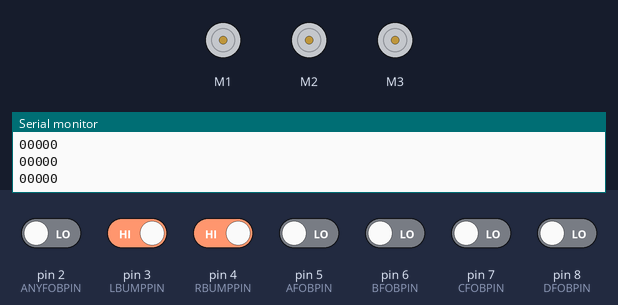
This sketch was run on a simulated Arduino Mega 2560, built with avr-gcc and run on an emulated ATmega2560. Shown: 3 × DC motor (green arrow = forward, orange = backward, longer = faster), the last lines printed to the serial monitor. Inputs (shaded band) come from the test bench; at power-on: pin 3 (LBUMPPIN), pin 4 (RBUMPPIN) HIGH, pin 2 (ANYFOBPIN), pin 5 (AFOBPIN), pin 6 (BFOBPIN), pin 7 (CFOBPIN), pin 8 (DFOBPIN) LOW.

Above: at 1.2 s.
1.3 s: pin 5 (AFOBPIN) driven HIGH
At 2.1 s:
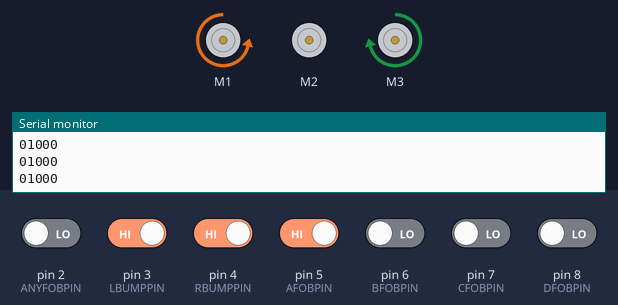
2.8 s: pin 2 (ANYFOBPIN) driven HIGH and pin 3 (LBUMPPIN) driven LOW and pin 4 (RBUMPPIN) driven LOW and pin 5 (AFOBPIN) driven LOW and pin 6 (BFOBPIN) driven HIGH
At 3.2 s:
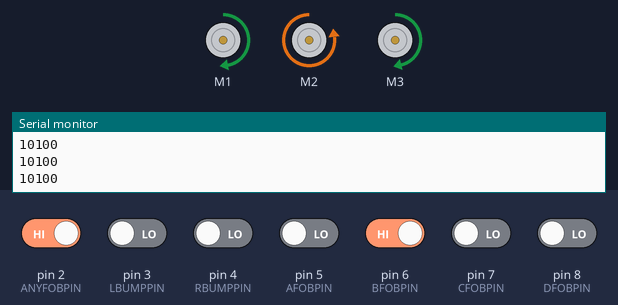
Timing chart, 0 to 5.8 s (numbered marks = the images above; inputs shaded):
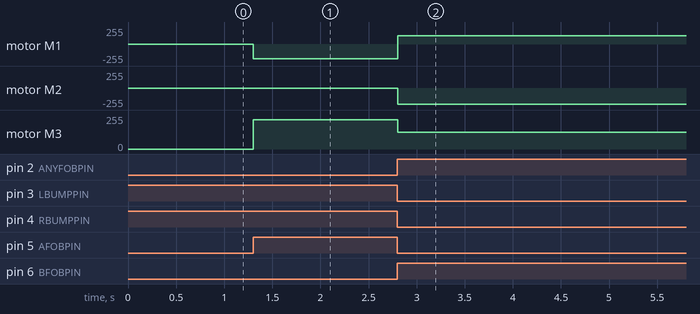

Measured:
- after the input at 1.3 s, motor M1: stopped → backward 219/255 at once; motor M3: stopped → forward 219/255 at once
- after the input at 2.8 s, motor M1: backward 219/255 → forward 127/255 at once; motor M2: stopped → backward 242/255 at once; motor M3: forward 219/255 → forward 124/255 at once

The sketch:

ptKeyfob.ino
```cpp
/* AdaAutoDemo.ino
 This is a test sketch for autonomous driving mode of
 the three-wheeled drive Bread Board Bot (BBbot, B^3)

 Arduino: Arduino Mega v3
 Motor Shield: Adafruit assembled Motor Shield for Arduino v2
 ---->  http://www.adafruit.com/products/1438

 Programmer: Dave Eslinger; December 2, 2014
 */
#include <Wire.h>
#include <Adafruit_MotorShield.h>
//#include <"utility/Adafruit_PWMServoDriver.h"
#include <math.h>
#include <Servo.h>

#define LBUMPPIN 3
//#define FBUMPPIN 5
#define RBUMPPIN 4

#define ANYFOBPIN 2
#define AFOBPIN 5
#define BFOBPIN 6
#define CFOBPIN 7
#define DFOBPIN 8
/* #define AFOBPIN 37 */
/* #define BFOBPIN 35 */
/* #define CFOBPIN 33 */
/* #define DFOBPIN 31 */

#define TILTSERVOPIN 9
#define PANSERVOPIN 10

float theta;
int direction;
float magnitude;
float duration;
byte brake;
byte mLdir;
byte mFdir;
byte mRdir;

byte pan;
byte tilt;

unsigned long timer;

// Create the motor shield object with the default I2C address
Adafruit_MotorShield AFMS = Adafruit_MotorShield();

// Define 'ports' M1, M2, M3 or M4 for motors.
Adafruit_DCMotor *mL = AFMS.getMotor(1);
Adafruit_DCMotor *mF = AFMS.getMotor(2);
Adafruit_DCMotor *mR = AFMS.getMotor(3);

Servo panServo;
Servo tiltServo;

void setup(void){
  Serial.begin(9600);
  AFMS.begin();  // create with the default frequency 1.6KHz
  // Turn off all motors
  mL->run(RELEASE);
  mF->run(RELEASE);
  mR->run(RELEASE);
  // Bump Switch pins
  pinMode(LBUMPPIN,INPUT_PULLUP);
  pinMode(RBUMPPIN,INPUT_PULLUP);

  // Keyfob Remote pins
  //  pinMode(ANYFOBPIN, INPUT); // DOES NOT HAVE 330 ohm pulldown resistor on it
  pinMode(AFOBPIN, INPUT); // Has 330 ohm pulldown resistor on it
  pinMode(BFOBPIN, INPUT); // Has 330 ohm pulldown resistor on it
  pinMode(CFOBPIN, INPUT); // Has 330 ohm pulldown resistor on it
  pinMode(DFOBPIN, INPUT); // Has 330 ohm pulldown resistor on it

  /* // Servo pins */
  /* panServo.attach(PANSERVOPIN); */
  /* tiltServo.attach(TILTSERVOPIN); */
}

void loop(void){
  byte lBump = digitalRead(LBUMPPIN);
  byte rBump = digitalRead(RBUMPPIN);
  /* Serial.print("lBump = "); */
  /* Serial.print(lBump); */
  /* Serial.print(", rBump = "); */
  /* Serial.print(rBump); */

  //duration = 3; // check for key fob press every 3 ms
  duration = 50; // check for key fob press every 50 ms
  timer = millis();

  Serial.print(digitalRead(ANYFOBPIN));
  Serial.print(digitalRead(AFOBPIN));
  Serial.print(digitalRead(BFOBPIN));
  Serial.print(digitalRead(CFOBPIN));
  Serial.println(digitalRead(DFOBPIN));

  if ( digitalRead(AFOBPIN) ) {
    direction = 0;
    magnitude = 100;
 }
  else  if ( digitalRead(BFOBPIN) ) {
    direction = 90;
    magnitude = 100;
  }
  else if ( digitalRead(CFOBPIN) ) {
    direction = 270;
    magnitude = 100;
  }
  else if ( digitalRead(DFOBPIN) ) {
    direction = 180;
    magnitude = 100;
  }
  /* else { */
  /*   direction = 0; */
  /*   duration = 0; */
  /* } */

  //magnitude = 0;

  /* panServo.write(pan); */
  /* tiltServo.write(tilt); */

  /* if ( lBump and rBump ) { // No switch, drive according to Fob */
  /*   duration = 100; */
  /*   magnitude = 75; */
  /*   //  direction = 0.; */
  /* } */
  /* else */
  /* if (not lBump ) {   // Left switch triggered, move right */
  /*   duration = 100; */
  /*   magnitude = 75; */
  /*   direction = 90.; */
  /*   Serial.println("Left Bump"); */
  /* }     */
  /* else {                   // Right switch triggered, move left */
  /*   duration = 100; */
  /*   magnitude = 75; */
  /*   direction = -90.; */
  /*   Serial.println("Right Bump"); */
  /* } */

  theta = ( M_PI * direction ) / 180. ;
  if( duration > 0 ) {

    float vx = magnitude * sin(theta);
    float vy = magnitude * cos(theta);
    /* Serial.print("vx, vy = "); */
    /* Serial.print(vx); */
    /* Serial.print(", "); */
    /* Serial.println(vy); */

    const float sqrt3o2 = 1.0*sqrt(3)/2;
    //STEP 3. Find wheel vectors
    float wF = -vx * .95 ;  // Multiply by fudge factor to prevent rotation if needed
    float wL = 0.5*vx - sqrt3o2 * vy;
    float wR = 0.5*vx + sqrt3o2 * vy;

    byte wF_speed = (byte) map(abs(wF), 0, 100, 0, 255);
    byte wL_speed = (byte) map(abs(wL), 0, 100, 0, 255);
    byte wR_speed = (byte) map(abs(wR), 0, 100, 0, 255);
    /* Set Motor directions.  For Adafruit V2 Motorshield:
     1 is Clockwise (Positive motor direction)
     2 is Counterclockwise (Negative vector direction)
     	 3 is Brake (May not work)
     	 4 is Release = stop power, not driving, but not brake
     	 so we can use a logic test since TRUE = 1 and FALSE = 0
     */
    mF->run((wF > 0) ? 1: 2 );
    mL->run((wL > 0) ? 1: 2 );
    mR->run((wR > 0) ? 1: 2 );


    // Set the speeds
    mF->setSpeed(wF_speed);
    mL->setSpeed(wL_speed);
    mR->setSpeed(wR_speed);

    //Print out motor control details
    /* Serial.print("Speeds F,L,R = "); */
    /* Serial.print(copysign(wF_speed,wF)); */
    /* Serial.print(", "); */
    /* Serial.print(copysign(wL,wL_speed)); */
    /* Serial.print(", "); */
    /* Serial.println(copysign(wR,wR_speed)); */

    // Run motors for the duration requested
    //        delay(duration);
    // replace with timer & millis test in duration if statment


  }
  /* else{ // no duration entered, so stop all motors */
  /*   mF->setSpeed(0); */
  /*   mL->setSpeed(0); */
  /*   mR->setSpeed(0); */
  /* }   */

}


/*
 SerialEvent occurs whenever a new data comes in the
 hardware serial RX.  This routine is run between each
 time loop() runs, so using delay inside loop can delay
 response.  Multiple bytes of data may be available.
 */
/* void serialEvent() { */
/*   while (Serial.available()) { */
/*     // get the new byte: */
/*     char inChar = (char)Serial.read();  */
/*     // add it to the inputString: */
/*     inputString += inChar; */
/*     // if the incoming character is a newline, set a flag */
/*     // so the main loop can do something about it: */
/*     if (inChar == '\n') { */
/*       stringComplete = true; */
/*     }  */
/*   } */
/* } */
```
